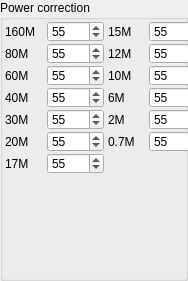
      <widget class="QGroupBox" name="groupBox_22">
       <property name="geometry">
        <rect>
         <x>209</x>
         <y>0</y>
         <width>188</width>
         <height>281</height>
        </rect>
       </property>
       <property name="title">
        <string>Power correction</string>
       </property>
       <widget class="QWidget" name="gridLayoutWidget_5">
        <property name="geometry">
         <rect>
          <x>5</x>
          <y>21</y>
          <width>201</width>
          <height>185</height>
         </rect>
        </property>
        <layout class="QGridLayout" name="gridLayout_13">
         <property name="sizeConstraint">
          <enum>QLayout::SetMaximumSize</enum>
         </property>
         <property name="horizontalSpacing">
          <number>4</number>
         </property>
         <property name="verticalSpacing">
          <number>1</number>
         </property>
         <item row="2" column="0">
          <widget class="QLabel" name="label_8">
           <property name="text">
            <string>60M</string>
           </property>
          </widget>
         </item>
         <item row="1" column="0">
          <widget class="QLabel" name="label_7">
           <property name="text">
            <string>80M</string>
           </property>
          </widget>
         </item>
         <item row="0" column="0">
          <widget class="QLabel" name="label_6">
           <property name="text">
            <string>160M</string>
           </property>
          </widget>
         </item>
         <item row="5" column="3">
          <widget class="QSpinBox" name="spinBox_12">
           <property name="sizePolicy">
            <sizepolicy hsizetype="Fixed" vsizetype="Fixed">
             <horstretch>0</horstretch>
             <verstretch>0</verstretch>
            </sizepolicy>
           </property>
           <property name="minimumSize">
            <size>
             <width>57</width>
             <height>20</height>
            </size>
           </property>
           <property name="maximumSize">
            <size>
             <width>44</width>
             <height>21</height>
            </size>
           </property>
           <property name="minimum">
            <number>45</number>
           </property>
           <property name="value">
            <number>55</number>
           </property>
          </widget>
         </item>
         <item row="4" column="3">
          <widget class="QSpinBox" name="spinBox_11">
           <property name="sizePolicy">
            <sizepolicy hsizetype="Fixed" vsizetype="Fixed">
             <horstretch>0</horstretch>
             <verstretch>0</verstretch>
            </sizepolicy>
           </property>
           <property name="minimumSize">
            <size>
             <width>57</width>
             <height>20</height>
            </size>
           </property>
           <property name="maximumSize">
            <size>
             <width>44</width>
             <height>21</height>
            </size>
           </property>
           <property name="minimum">
            <number>45</number>
           </property>
           <property name="value">
            <number>55</number>
           </property>
          </widget>
         </item>
         <item row="3" column="3">
          <widget class="QSpinBox" name="spinBox_10">
           <property name="sizePolicy">
            <sizepolicy hsizetype="Fixed" vsizetype="Fixed">
             <horstretch>0</horstretch>
             <verstretch>0</verstretch>
            </sizepolicy>
           </property>
           <property name="minimumSize">
            <size>
             <width>57</width>
             <height>20</height>
            </size>
           </property>
           <property name="maximumSize">
            <size>
             <width>44</width>
             <height>21</height>
            </size>
           </property>
           <property name="minimum">
            <number>45</number>
           </property>
           <property name="value">
            <number>55</number>
           </property>
          </widget>
         </item>
         <item row="2" column="3">
          <widget class="QSpinBox" name="spinBox_9">
           <property name="sizePolicy">
            <sizepolicy hsizetype="Fixed" vsizetype="Fixed">
             <horstretch>0</horstretch>
             <verstretch>0</verstretch>
            </sizepolicy>
           </property>
           <property name="minimumSize">
            <size>
             <width>57</width>
             <height>20</height>
            </size>
           </property>
           <property name="maximumSize">
            <size>
             <width>44</width>
             <height>21</height>
            </size>
           </property>
           <property name="minimum">
            <number>45</number>
           </property>
           <property name="value">
            <number>55</number>
           </property>
          </widget>
         </item>
         <item row="1" column="3">
          <widget class="QSpinBox" name="spinBox_8">
           <property name="sizePolicy">
            <sizepolicy hsizetype="Fixed" vsizetype="Fixed">
             <horstretch>0</horstretch>
             <verstretch>0</verstretch>
            </sizepolicy>
           </property>
           <property name="minimumSize">
            <size>
             <width>57</width>
             <height>20</height>
            </size>
           </property>
           <property name="maximumSize">
            <size>
             <width>44</width>
             <height>21</height>
            </size>
           </property>
           <property name="minimum">
            <number>45</number>
           </property>
           <property name="value">
            <number>55</number>
           </property>
          </widget>
         </item>
         <item row="0" column="3">
          <widget class="QSpinBox" name="spinBox_7">
           <property name="sizePolicy">
            <sizepolicy hsizetype="Fixed" vsizetype="Fixed">
             <horstretch>0</horstretch>
             <verstretch>0</verstretch>
            </sizepolicy>
           </property>
           <property name="minimumSize">
            <size>
             <width>57</width>
             <height>20</height>
            </size>
           </property>
           <property name="maximumSize">
            <size>
             <width>44</width>
             <height>21</height>
            </size>
           </property>
           <property name="minimum">
            <number>45</number>
           </property>
           <property name="value">
            <number>55</number>
           </property>
          </widget>
         </item>
         <item row="3" column="1">
          <widget class="QSpinBox" name="spinBox_3">
           <property name="sizePolicy">
            <sizepolicy hsizetype="Fixed" vsizetype="Fixed">
             <horstretch>0</horstretch>
             <verstretch>0</verstretch>
            </sizepolicy>
           </property>
           <property name="minimumSize">
            <size>
             <width>57</width>
             <height>20</height>
            </size>
           </property>
           <property name="maximumSize">
            <size>
             <width>44</width>
             <height>21</height>
            </size>
           </property>
           <property name="minimum">
            <number>45</number>
           </property>
           <property name="value">
            <number>55</number>
           </property>
          </widget>
         </item>
         <item row="0" column="1">
          <widget class="QSpinBox" name="spinBox_0">
           <property name="sizePolicy">
            <sizepolicy hsizetype="Fixed" vsizetype="Fixed">
             <horstretch>0</horstretch>
             <verstretch>0</verstretch>
            </sizepolicy>
           </property>
           <property name="minimumSize">
            <size>
             <width>57</width>
             <height>20</height>
            </size>
           </property>
           <property name="maximumSize">
            <size>
             <width>44</width>
             <height>21</height>
            </size>
           </property>
           <property name="minimum">
            <number>45</number>
           </property>
           <property name="value">
            <number>55</number>
           </property>
          </widget>
         </item>
         <item row="2" column="1">
          <widget class="QSpinBox" name="spinBox_2">
           <property name="sizePolicy">
            <sizepolicy hsizetype="Fixed" vsizetype="Fixed">
             <horstretch>0</horstretch>
             <verstretch>0</verstretch>
            </sizepolicy>
           </property>
           <property name="minimumSize">
            <size>
             <width>57</width>
             <height>20</height>
            </size>
           </property>
           <property name="maximumSize">
            <size>
             <width>44</width>
             <height>21</height>
            </size>
           </property>
           <property name="minimum">
            <number>45</number>
           </property>
           <property name="value">
            <number>55</number>
           </property>
          </widget>
         </item>
         <item row="4" column="1">
          <widget class="QSpinBox" name="spinBox_4">
           <property name="sizePolicy">
            <sizepolicy hsizetype="Fixed" vsizetype="Fixed">
             <horstretch>0</horstretch>
             <verstretch>0</verstretch>
            </sizepolicy>
           </property>
           <property name="minimumSize">
            <size>
             <width>57</width>
             <height>20</height>
            </size>
           </property>
           <property name="maximumSize">
            <size>
             <width>44</width>
             <height>21</height>
            </size>
           </property>
           <property name="minimum">
            <number>45</number>
           </property>
           <property name="value">
            <number>55</number>
           </property>
          </widget>
         </item>
         <item row="1" column="1">
          <widget class="QSpinBox" name="spinBox_1">
           <property name="sizePolicy">
            <sizepolicy hsizetype="Fixed" vsizetype="Fixed">
             <horstretch>0</horstretch>
             <verstretch>0</verstretch>
            </sizepolicy>
           </property>
           <property name="minimumSize">
            <size>
             <width>57</width>
             <height>20</height>
            </size>
           </property>
           <property name="maximumSize">
            <size>
             <width>44</width>
             <height>21</height>
            </size>
           </property>
           <property name="minimum">
            <number>45</number>
           </property>
           <property name="value">
            <number>55</number>
           </property>
          </widget>
         </item>
         <item row="5" column="1">
          <widget class="QSpinBox" name="spinBox_5">
           <property name="sizePolicy">
            <sizepolicy hsizetype="Fixed" vsizetype="Fixed">
             <horstretch>0</horstretch>
             <verstretch>0</verstretch>
            </sizepolicy>
           </property>
           <property name="minimumSize">
            <size>
             <width>57</width>
             <height>20</height>
            </size>
           </property>
           <property name="maximumSize">
            <size>
             <width>44</width>
             <height>21</height>
            </size>
           </property>
           <property name="minimum">
            <number>45</number>
           </property>
           <property name="value">
            <number>55</number>
           </property>
          </widget>
         </item>
         <item row="0" column="2">
          <widget class="QLabel" name="label_9">
           <property name="text">
            <string>15M</string>
           </property>
          </widget>
         </item>
         <item row="6" column="1">
          <widget class="QSpinBox" name="spinBox_6">
           <property name="sizePolicy">
            <sizepolicy hsizetype="Preferred" vsizetype="Preferred">
             <horstretch>0</horstretch>
             <verstretch>0</verstretch>
            </sizepolicy>
           </property>
           <property name="minimumSize">
            <size>
             <width>57</width>
             <height>20</height>
            </size>
           </property>
           <property name="maximumSize">
            <size>
             <width>44</width>
             <height>21</height>
            </size>
           </property>
           <property name="minimum">
            <number>45</number>
           </property>
           <property name="value">
            <number>55</number>
           </property>
          </widget>
         </item>
         <item row="3" column="0">
          <widget class="QLabel" name="label_10">
           <property name="text">
            <string>40M</string>
           </property>
          </widget>
         </item>
         <item row="4" column="0">
          <widget class="QLabel" name="label_14">
           <property name="text">
            <string>30M</string>
           </property>
          </widget>
         </item>
         <item row="5" column="0">
          <widget class="QLabel" name="label_15">
           <property name="text">
            <string>20M</string>
           </property>
          </widget>
         </item>
         <item row="6" column="0">
          <widget class="QLabel" name="label_17">
           <property name="text">
            <string>17M</string>
           </property>
          </widget>
         </item>
         <item row="1" column="2">
          <widget class="QLabel" name="label_18">
           <property name="text">
            <string>12M</string>
           </property>
          </widget>
         </item>
         <item row="2" column="2">
          <widget class="QLabel" name="label_22">
           <property name="text">
            <string>10M</string>
           </property>
          </widget>
         </item>
         <item row="3" column="2">
          <widget class="QLabel" name="label_26">
           <property name="text">
            <string>6M</string>
           </property>
          </widget>
         </item>
         <item row="4" column="2">
          <widget class="QLabel" name="label_27">
           <property name="text">
            <string>2M</string>
           </property>
          </widget>
         </item>
         <item row="5" column="2">
          <widget class="QLabel" name="label_30">
           <property name="text">
            <string>0.7M</string>
           </property>
          </widget>
         </item>
        </layout>
       </widget>
      </widget>
